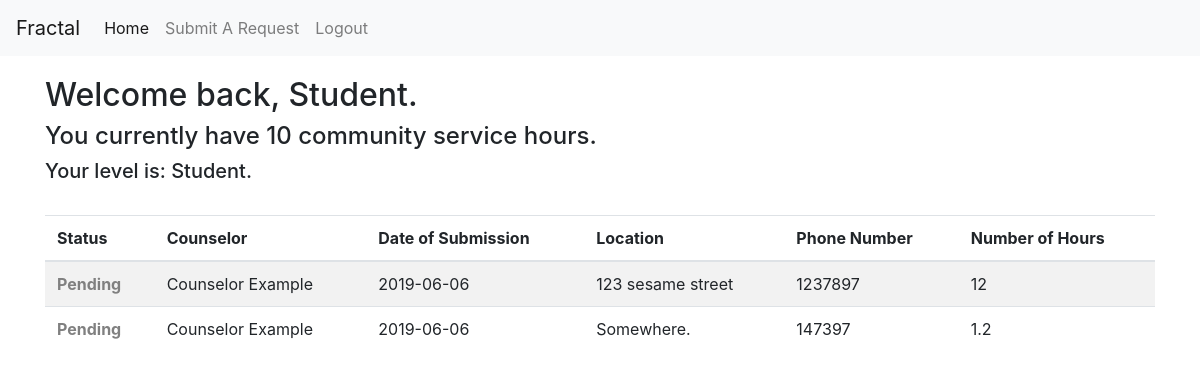
/home (signed in), run on the app's committed database.
### tables this page shows
CREATE TABLE "fractal_users" (
	"id"	INTEGER PRIMARY KEY AUTOINCREMENT,
	"user_level"	INTEGER DEFAULT 0,
	"username"	TEXT,
	"first_name"	TEXT,
	"last_name"	TEXT,
	"email"	TEXT,
	"password"	TEXT,
	"total_hours"	NUMERIC DEFAULT 0,
	"password_token"	TEXT,
	"api_token"	TEXT DEFAULT NULL
);

CREATE TABLE "fractal_activities" (
	"submission_id"	INTEGER PRIMARY KEY AUTOINCREMENT,
	"user_id"	INTEGER NOT NULL,
	"approved"	INTEGER DEFAULT 0,
	"counselor"	TEXT,
	"homeroom"	TEXT,
	"name"	TEXT,
	"num_of_hours"	NUMERIC,
	"date_of_completion"	TEXT,
	"date_submitted"	TEXT,
	"location"	TEXT,
	"phone_number"	INTEGER,
	"student_comment"	TEXT,
	"giver_email"	TEXT,
	"giver_comment"	TEXT,
	"post_token"	TEXT
);

### blueprints/home.py (the view, shortened to what this page needs)
@home_page.route('/home', methods=['GET', 'POST'])
def home():
    if g.user:
        first_name = return_user_data(g.user)['first_name']
        total_hours = return_user_data(session['user'])['total_hours']
        if g.level == "student":
            submissions = return_user_submissions(return_user_data(g.user)['id'])
        elif g.level == "counselor":
            counselor_name = "%s %s" % (return_user_data(g.user)['first_name'], return_user_data(g.user)['last_name'])
            submissions = return_all_user_submissions(counselor_name)
        return render_template('home.html', submissions=submissions, first_name=first_name, total_hours=total_hours)
    else:
        return redirect(url_for('login_page.login'))

### app.py (called while the page is built)
@app.before_request
def before_request():
    g.user = None
    if 'user' in session:
        g.user = session['user']
        g.level = list(user_levels.keys())[list(user_levels.values()).index(return_user_data(session['user'])['user_level'])]

### lib/db.py (called while the page is built)
def dict_factory(cursor, row):
    d = {}
    for idx, col in enumerate(cursor.description):
        d[col[0]] = row[idx]
    return d

def return_user_data(username):
    conn = sqlite3.connect(db_name)
    c = conn.cursor()
    c.row_factory = dict_factory
    c.execute("SELECT * FROM fractal_users WHERE username=?", (username, ))
    conn.commit()
    return c.fetchone()
    conn.close()

def return_user_submissions(id_num):
    conn = sqlite3.connect(db_name)
    c = conn.cursor()
    c.row_factory = dict_factory
    c.execute("SELECT * from fractal_activities WHERE user_id=?", (id_num, ))
    conn.commit()
    return c.fetchall()
    conn.close()

### templates/home.html (shortened to what this page needs)
<html lang="en">
   <head>
      <link rel="stylesheet" href="https://stackpath.bootstrapcdn.com/bootstrap/4.3.1/css/bootstrap.min.css">
      <link rel="stylesheet" href="{{ url_for('static', filename='css/style.css') }}">
   </head>
   <nav class="navbar navbar-expand-lg navbar-light bg-light">
      <a class="navbar-brand" href="#">Fractal</a>
      <div class="collapse navbar-collapse" id="navbarNav">
         <ul class="navbar-nav">
            <li class="nav-item">
               <a class="nav-link active" href="/home">Home</a>
            </li>
            {% if g.level == "student" %}
            <li class="nav-item">
               <a class="nav-link" href="/submit">Submit A Request</a>
            </li>
            {% elif g.level == "counselor" %}
            <li class="nav-item">
               <a class="nav-link" href="/api">Development</a>
            </li>
            {% endif %}
            <li class="nav-item">
               <a class="nav-link" href="/logout">Logout</a>
            </li>
         </ul>
      </div>
   </nav>
   <body>
      <div class="nav_spacing">
         <div class="container">
            <h2>Welcome back, {{ first_name.capitalize() }}.</h2>
            {% if g.level == "student" %}
            <h4>You currently have {{ total_hours }} community service hours.</h4>
            {% endif %}
            <h5>Your level is: {{ g.level.capitalize() }}.</h5>
            <br>
            {% if g.level == "student" %}
            <div class="table-responsive">
               <table class="table table-striped">
                  <thead>
                     <tr>
                        <th scope="col">Status</th>
                        <th scope="col">Counselor</th>
                        <th scope="col">Date of Submission</th>
                        <th scope="col">Location</th>
                        <th scope="col">Phone Number</th>
                        <th scope="col">Number of Hours</th>
                     </tr>
                  </thead>
                  <tbody>
                     {% for item in submissions %}
                     <tr>
                        {% if item['approved'] == 0 %}
                        <td><strong><font color="grey">Pending</font></strong></td>
                        {% elif item['approved'] == 1 %}
                        <td><strong><font color="green">Approved</font></strong></td>
                        {% elif item['approved'] == 2 %}
                        <td><strong><font color="red">Denied</font></strong></td>
                        {% endif %}
                        <td>{{ item['counselor'] }}</td>
                        <td>{{ item['date_submitted'] }}</td>
                        <td>{{ item['location'] }}</td>
                        <td>{{ item['phone_number'] }}</td>
                        <td>{{ item['num_of_hours'] }}</td>
                     </tr>
                     {% endfor %}
                  </tbody>
               </table>
            </div>
            {% endif %}
         </div>
      </div>
   </body>
</html>

### static/css/style.css (style rules this page uses)
.nav_spacing { padding-top: 20px; }

### data on the page
fractal_users: capitalize "Student", level "Student"
fractal_activities: approved "Pending", counselor "Counselor Example", date_submitted "2019-06-06", location "123 sesame street", phone_number "1237897", num_of_hours "12"
fractal_activities: approved "Pending", counselor "Counselor Example", date_submitted "2019-06-06", location "Somewhere.", phone_number "147397", num_of_hours "1.2"

### other printed values
{{ total_hours }} "10"
